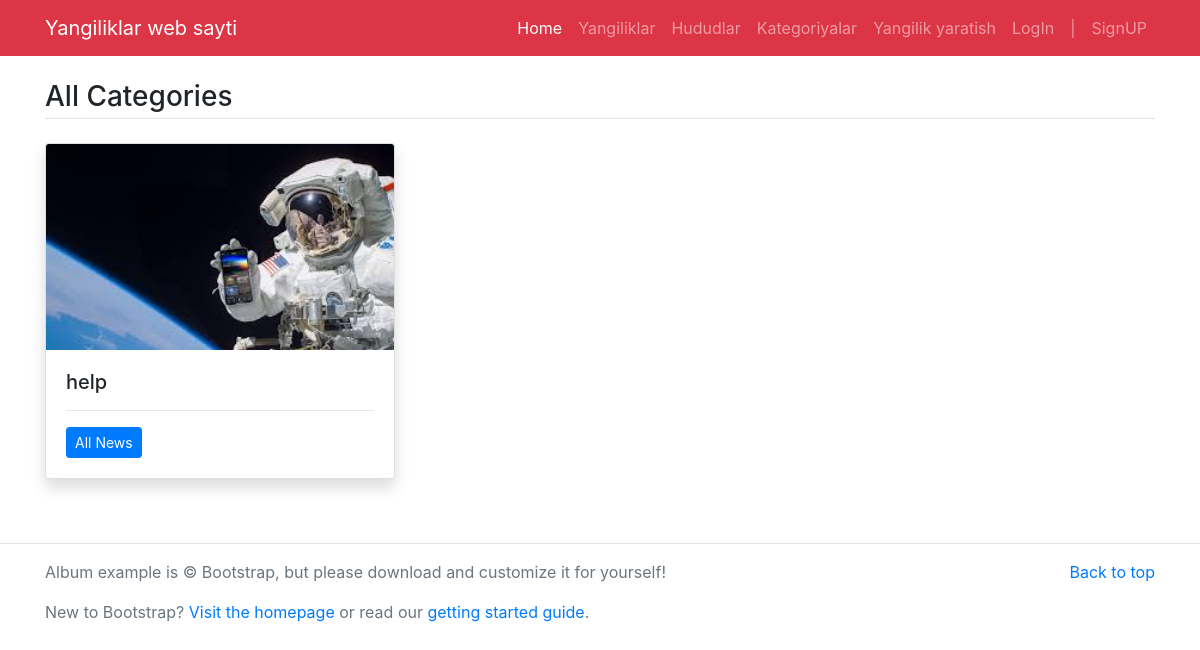
Page /categories/ on the committed database.
### app/models.py (models this page shows, shortened)
class Category(models.Model):
    name = models.CharField(max_length=100)
    image = models.ImageField(upload_to='media/', null=True)

### app/views.py (the view)
# urls.py: path('categories/', categories_view, name='categories'),
def categories_view(request):
    categories = Category.objects.all()
    return render(request, 'categories-page.html', {
        'categories': categories
    })

### templates/categories-page.html
{% extends 'base.html' %}
{% block content%}
<main class="container mt-3 mb-5">
	<h3 class="border-bottom pb-1 my-4">All Categories</h3>
	<div class="row">
	{% for cat in categories%}
		<div class="col-md-4">
			<div class="card mb-3 shadow">
			 <img src="/media/{{cat.image}}" class="card-img-top" alt="{{cat.name}}">
			  <div class="card-body">
			    <h5 class="card-title">{{cat.name }}</h5>
			    <hr/>
			    <p class="card-text"><a href="/category/{{cat.id}}" class="btn btn-sm btn-primary">All News</a></p>
			  </div>
			</div>
		</div>
	{% endfor%}
	</div>
</main>
{% endblock%}

### rows in the picture
Category: image (picture), name "help"
